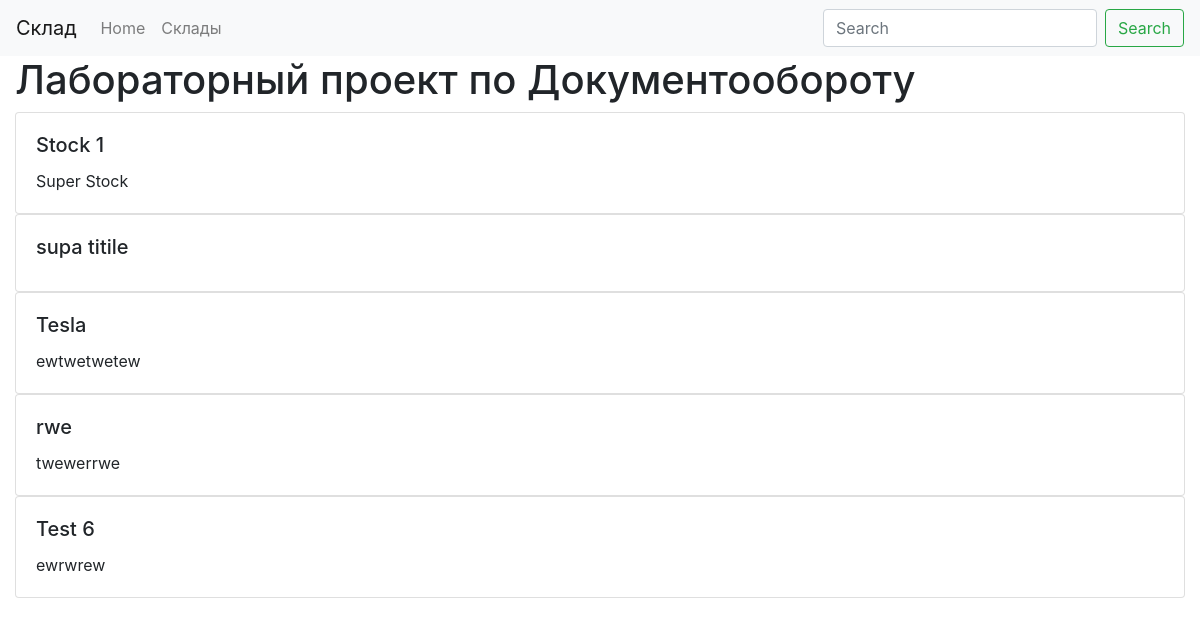
Before: / with the older database file.
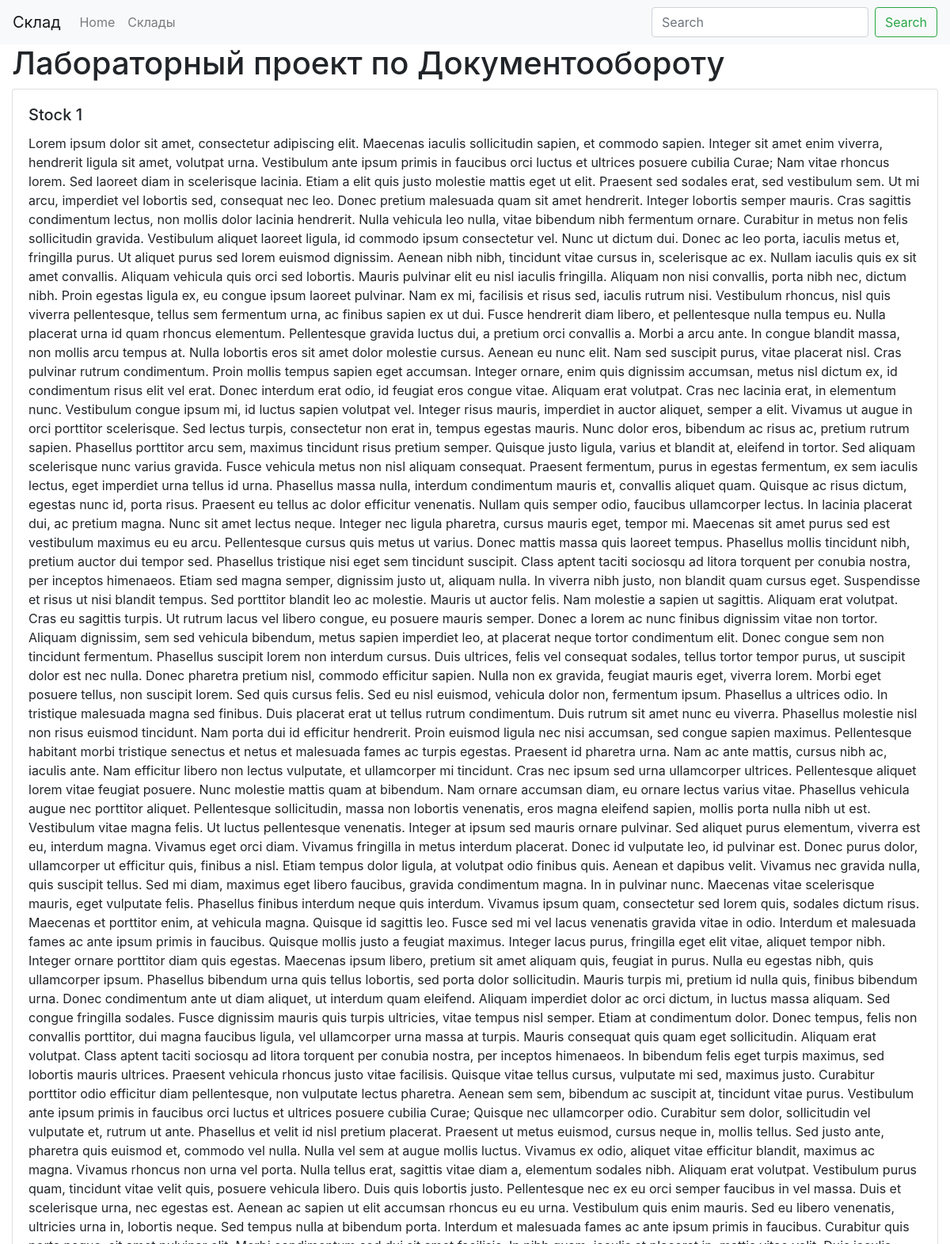
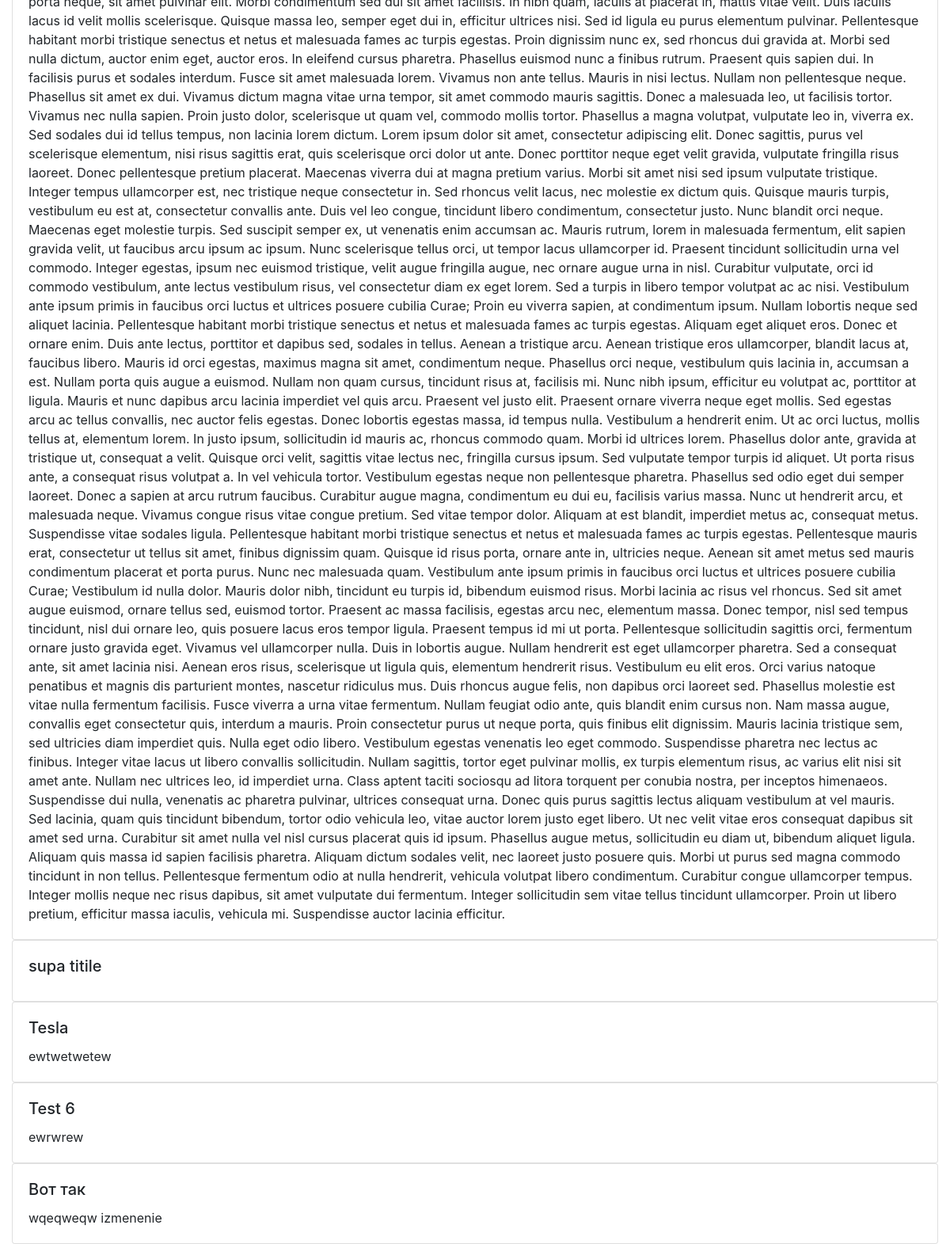
After: the same page with the newer database file (2 pictures, top to bottom).
### stock/models.py (models this page shows, shortened)
class StockItem(models.Model): #stockitem_set.all()
	contractor = models.ForeignKey(User, default=1, on_delete=models.SET_NULL, null=True)
	title = models.CharField(max_length=120)
	slug = models.SlugField(unique=True) # hello world -> hello-world
	content = models.TextField(null=True, blank=True)

### docoborot/views.py (the view)
# urls.py: path('', home_page),
def home_page(request):
	my_title = "Лабораторный проект по Документообороту"
	qs = StockItem.objects.all()[:5]
	context = {"title": my_title, "stock_list": qs}
	return render(request, "home.html", context)

### templates/home.html
{% extends "base.html" %}
{% block content %}
<h1>{{ title }}</h1>
{% for a in stock_list %}
	{% include 'stock_item/list-inline.html' with stock_item=a %}
{% endfor %}
{% endblock %}

### stock/templates/stock_item/list-inline.html
<div class='card'>
	<div class='card-body'>
		<h5 class='card-title'>{{ stock_item.title }}</h5>
		<p class='card-text'>{{ stock_item.content }}</p>
	</div>
</div>

Changed rows visible on the page:
removed StockItem: title "rwe", content "twewerrwe"
changed StockItem "Stock 1": content "Super Stock" → "Lorem ipsum dolor sit amet, consectetur adipiscing elit. Maecenas iaculis sollicitudin sapien, et commodo sapien. Integer sit amet enim viverra, hendrerit ligula sit amet, volutpat urna. Vestibulum ante ipsum primis in faucibus orci luctus et ultrices posuere cubilia Curae; Nam vitae rhoncus lorem. Sed laoreet diam in scelerisque lacinia. Etiam a elit quis justo molestie mattis eget ut elit. Praesent sed sodales erat, sed vestibulum sem. Ut mi arcu, imperdiet vel lobortis sed, consequat nec leo. Donec pretium malesuada quam sit amet hendrerit. Integer lobortis semper mauris. Cras sagittis condimentum lectus, non mollis dolor lacinia hendrerit. Nulla vehicula leo nulla, vitae bibendum nibh…"
added StockItem: title "Вот так", content "wqeqweqw izmenenie"
